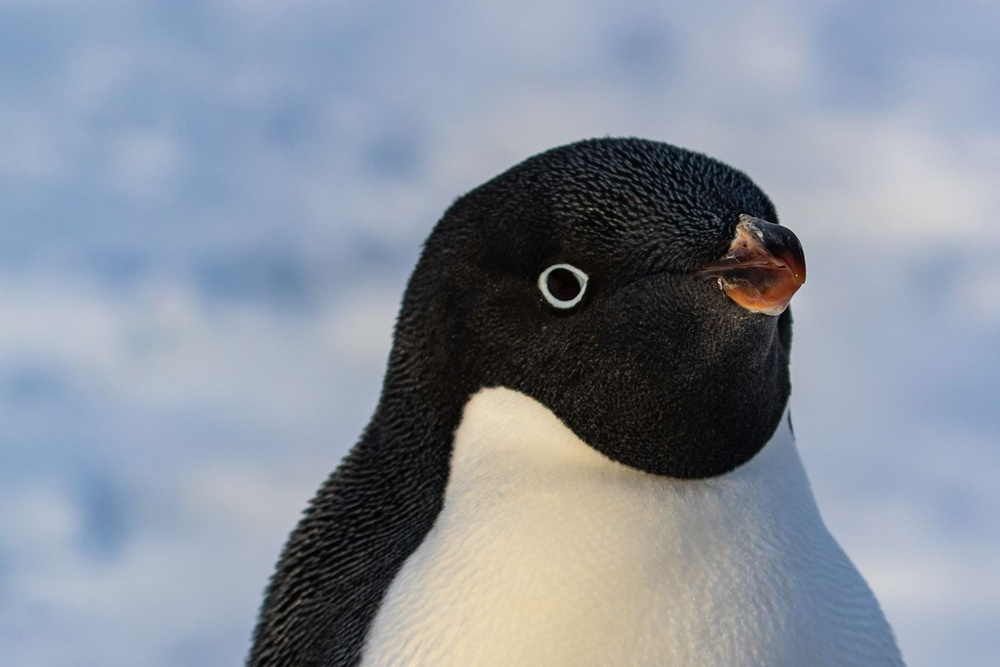
#> input picture Avancado/Aulas/aula6 - ImageProcessing/assets/Adelie.jpg, 1000 x 667 px, shrunk from 1599 x 1066 before the run, found by its file name
$ python readImage.py
#> lines starting #> are read from the running program, lines starting #| are printed output that depends on the picture
import numpy as np
import cv2
# Load an color image in grayscale
img = cv2.imread('./Avancado/assets/Adelie.jpg',0)
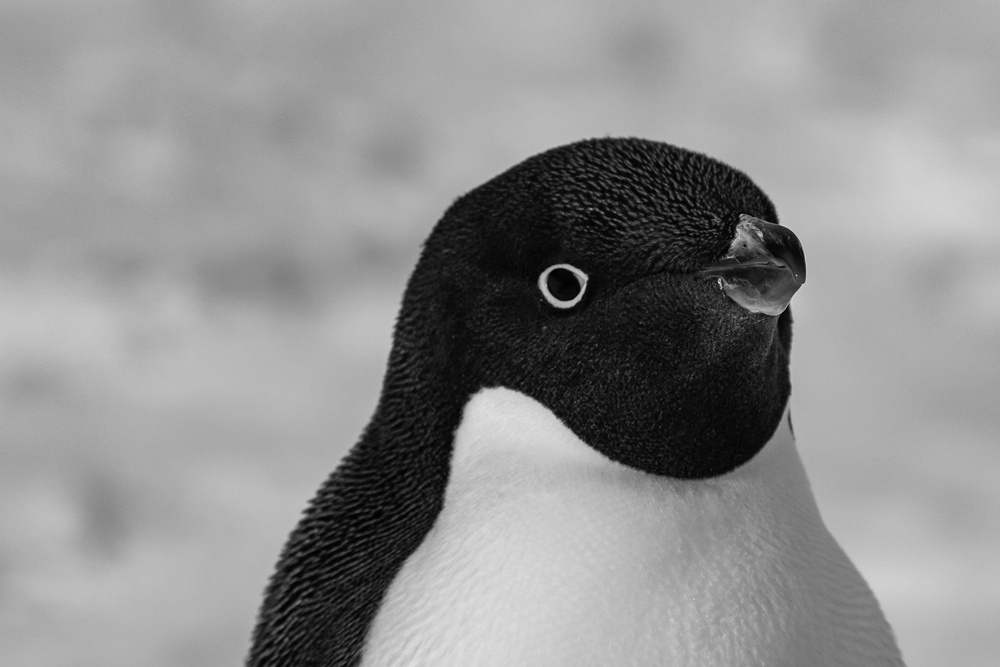
#> img: shape (667, 1000); min 0, max 228, mean 143
